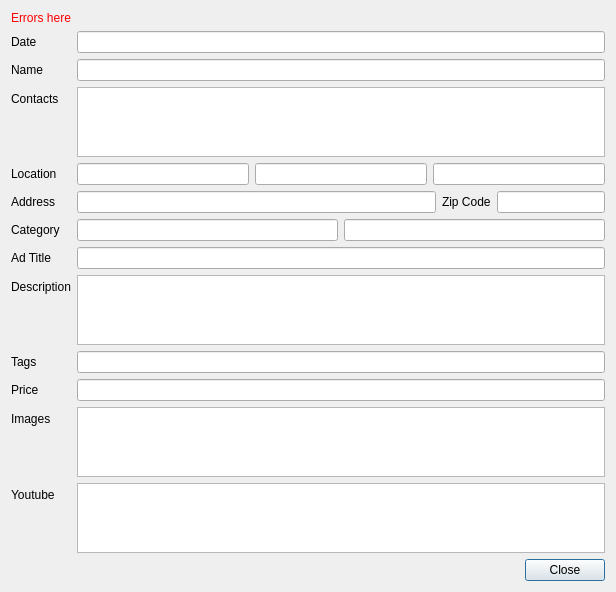
<?xml version="1.0" encoding="UTF-8"?>
<ui version="4.0">
 <class>ShowAd</class>
 <widget class="QDialog" name="ShowAd">
  <property name="geometry">
   <rect>
    <x>0</x>
    <y>0</y>
    <width>616</width>
    <height>588</height>
   </rect>
  </property>
  <layout class="QFormLayout" name="formLayout">
   <item row="0" column="0">
    <widget class="QLabel" name="errors">
     <property name="sizePolicy">
      <sizepolicy hsizetype="Expanding" vsizetype="Preferred">
       <horstretch>0</horstretch>
       <verstretch>0</verstretch>
      </sizepolicy>
     </property>
     <property name="styleSheet">
      <string notr="true">color: red</string>
     </property>
     <property name="text">
      <string>Errors here</string>
     </property>
    </widget>
   </item>
   <item row="1" column="0">
    <widget class="QLabel" name="labelDate">
     <property name="text">
      <string>Date</string>
     </property>
     <property name="textInteractionFlags">
      <set>Qt::LinksAccessibleByMouse|Qt::TextSelectableByKeyboard|Qt::TextSelectableByMouse</set>
     </property>
    </widget>
   </item>
   <item row="1" column="1">
    <widget class="QLineEdit" name="date">
     <property name="readOnly">
      <bool>true</bool>
     </property>
    </widget>
   </item>
   <item row="2" column="0">
    <widget class="QLabel" name="label_2">
     <property name="text">
      <string>Name</string>
     </property>
    </widget>
   </item>
   <item row="2" column="1">
    <widget class="QLineEdit" name="name">
     <property name="readOnly">
      <bool>true</bool>
     </property>
    </widget>
   </item>
   <item row="3" column="0">
    <widget class="QLabel" name="label_3">
     <property name="text">
      <string>Contacts</string>
     </property>
    </widget>
   </item>
   <item row="3" column="1">
    <widget class="QPlainTextEdit" name="contacts">
     <property name="sizePolicy">
      <sizepolicy hsizetype="Expanding" vsizetype="Preferred">
       <horstretch>0</horstretch>
       <verstretch>0</verstretch>
      </sizepolicy>
     </property>
     <property name="readOnly">
      <bool>true</bool>
     </property>
    </widget>
   </item>
   <item row="4" column="0">
    <widget class="QLabel" name="label_4">
     <property name="text">
      <string>Location</string>
     </property>
    </widget>
   </item>
   <item row="4" column="1">
    <layout class="QHBoxLayout" name="horizontalLayout_7">
     <item>
      <widget class="QLineEdit" name="country">
       <property name="sizePolicy">
        <sizepolicy hsizetype="Expanding" vsizetype="Fixed">
         <horstretch>0</horstretch>
         <verstretch>0</verstretch>
        </sizepolicy>
       </property>
       <property name="readOnly">
        <bool>true</bool>
       </property>
      </widget>
     </item>
     <item>
      <widget class="QLineEdit" name="state">
       <property name="sizePolicy">
        <sizepolicy hsizetype="Expanding" vsizetype="Fixed">
         <horstretch>0</horstretch>
         <verstretch>0</verstretch>
        </sizepolicy>
       </property>
       <property name="readOnly">
        <bool>true</bool>
       </property>
      </widget>
     </item>
     <item>
      <widget class="QLineEdit" name="town">
       <property name="sizePolicy">
        <sizepolicy hsizetype="Expanding" vsizetype="Fixed">
         <horstretch>0</horstretch>
         <verstretch>0</verstretch>
        </sizepolicy>
       </property>
       <property name="readOnly">
        <bool>true</bool>
       </property>
      </widget>
     </item>
    </layout>
   </item>
   <item row="5" column="0">
    <widget class="QLabel" name="label_5">
     <property name="text">
      <string>Address</string>
     </property>
    </widget>
   </item>
   <item row="5" column="1">
    <layout class="QHBoxLayout" name="horizontalLayout_4">
     <item>
      <widget class="QLineEdit" name="address">
       <property name="sizePolicy">
        <sizepolicy hsizetype="Expanding" vsizetype="Fixed">
         <horstretch>0</horstretch>
         <verstretch>0</verstretch>
        </sizepolicy>
       </property>
       <property name="readOnly">
        <bool>true</bool>
       </property>
      </widget>
     </item>
     <item>
      <widget class="QLabel" name="label_6">
       <property name="text">
        <string>Zip Code</string>
       </property>
      </widget>
     </item>
     <item>
      <widget class="QLineEdit" name="zipcode">
       <property name="sizePolicy">
        <sizepolicy hsizetype="Preferred" vsizetype="Fixed">
         <horstretch>0</horstretch>
         <verstretch>0</verstretch>
        </sizepolicy>
       </property>
       <property name="readOnly">
        <bool>true</bool>
       </property>
      </widget>
     </item>
    </layout>
   </item>
   <item row="6" column="0">
    <widget class="QLabel" name="label_7">
     <property name="text">
      <string>Category</string>
     </property>
    </widget>
   </item>
   <item row="6" column="1">
    <layout class="QHBoxLayout" name="horizontalLayout_5">
     <item>
      <widget class="QLineEdit" name="category">
       <property name="sizePolicy">
        <sizepolicy hsizetype="Expanding" vsizetype="Fixed">
         <horstretch>0</horstretch>
         <verstretch>0</verstretch>
        </sizepolicy>
       </property>
       <property name="readOnly">
        <bool>true</bool>
       </property>
      </widget>
     </item>
     <item>
      <widget class="QLineEdit" name="subcategory">
       <property name="sizePolicy">
        <sizepolicy hsizetype="Expanding" vsizetype="Fixed">
         <horstretch>0</horstretch>
         <verstretch>0</verstretch>
        </sizepolicy>
       </property>
       <property name="readOnly">
        <bool>true</bool>
       </property>
      </widget>
     </item>
    </layout>
   </item>
   <item row="7" column="0">
    <widget class="QLabel" name="label_8">
     <property name="text">
      <string>Ad Title</string>
     </property>
    </widget>
   </item>
   <item row="7" column="1">
    <widget class="QLineEdit" name="title">
     <property name="readOnly">
      <bool>true</bool>
     </property>
    </widget>
   </item>
   <item row="8" column="0">
    <widget class="QLabel" name="label_9">
     <property name="text">
      <string>Description</string>
     </property>
    </widget>
   </item>
   <item row="8" column="1">
    <widget class="QPlainTextEdit" name="description">
     <property name="readOnly">
      <bool>true</bool>
     </property>
    </widget>
   </item>
   <item row="9" column="0">
    <widget class="QLabel" name="label_10">
     <property name="text">
      <string>Tags</string>
     </property>
    </widget>
   </item>
   <item row="9" column="1">
    <widget class="QLineEdit" name="tags">
     <property name="readOnly">
      <bool>true</bool>
     </property>
    </widget>
   </item>
   <item row="10" column="0">
    <widget class="QLabel" name="label_11">
     <property name="text">
      <string>Price</string>
     </property>
    </widget>
   </item>
   <item row="10" column="1">
    <widget class="QLineEdit" name="price">
     <property name="readOnly">
      <bool>true</bool>
     </property>
    </widget>
   </item>
   <item row="11" column="0">
    <widget class="QLabel" name="label_12">
     <property name="text">
      <string>Images</string>
     </property>
    </widget>
   </item>
   <item row="11" column="1">
    <widget class="QListWidget" name="images">
     <property name="editTriggers">
      <set>QAbstractItemView::NoEditTriggers</set>
     </property>
     <property name="selectionRectVisible">
      <bool>true</bool>
     </property>
    </widget>
   </item>
   <item row="12" column="1">
    <widget class="QListWidget" name="videos">
     <property name="editTriggers">
      <set>QAbstractItemView::NoEditTriggers</set>
     </property>
     <property name="selectionRectVisible">
      <bool>true</bool>
     </property>
    </widget>
   </item>
   <item row="13" column="1">
    <layout class="QHBoxLayout" name="horizontalLayout">
     <item>
      <spacer name="horizontalSpacer">
       <property name="orientation">
        <enum>Qt::Horizontal</enum>
       </property>
       <property name="sizeHint" stdset="0">
        <size>
         <width>40</width>
         <height>20</height>
        </size>
       </property>
      </spacer>
     </item>
     <item>
      <widget class="QPushButton" name="pushButton">
       <property name="text">
        <string>Close</string>
       </property>
      </widget>
     </item>
    </layout>
   </item>
   <item row="12" column="0">
    <widget class="QLabel" name="label_13">
     <property name="text">
      <string>Youtube</string>
     </property>
    </widget>
   </item>
  </layout>
 </widget>
 <resources/>
 <connections>
  <connection>
   <sender>pushButton</sender>
   <signal>clicked()</signal>
   <receiver>ShowAd</receiver>
   <slot>accept()</slot>
   <hints>
    <hint type="sourcelabel">
     <x>605</x>
     <y>577</y>
    </hint>
    <hint type="destinationlabel">
     <x>445</x>
     <y>67</y>
    </hint>
   </hints>
  </connection>
  <connection>
   <sender>images</sender>
   <signal>itemClicked(QListWidgetItem*)</signal>
   <receiver>ShowAd</receiver>
   <slot>openUrl(QListWidgetItem*)</slot>
   <hints>
    <hint type="sourcelabel">
     <x>541</x>
     <y>416</y>
    </hint>
    <hint type="destinationlabel">
     <x>664</x>
     <y>413</y>
    </hint>
   </hints>
  </connection>
  <connection>
   <sender>videos</sender>
   <signal>itemClicked(QListWidgetItem*)</signal>
   <receiver>ShowAd</receiver>
   <slot>openUrl(QListWidgetItem*)</slot>
   <hints>
    <hint type="sourcelabel">
     <x>466</x>
     <y>506</y>
    </hint>
    <hint type="destinationlabel">
     <x>698</x>
     <y>515</y>
    </hint>
   </hints>
  </connection>
 </connections>
 <slots>
  <slot>openUrl(QListWidgetItem*)</slot>
 </slots>
</ui>
